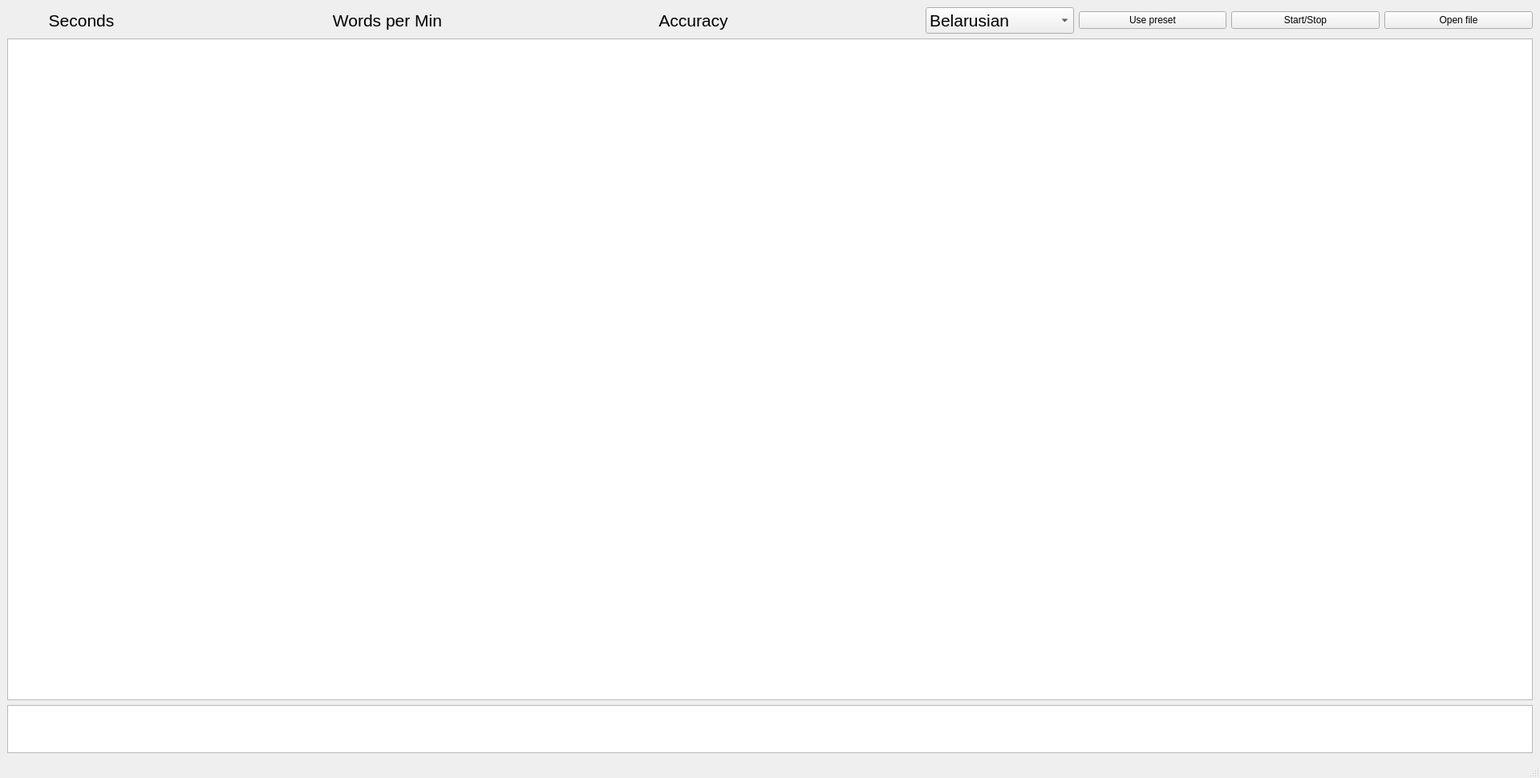
<?xml version="1.0" encoding="UTF-8"?>
<ui version="4.0">
 <class>MainWindow</class>
 <widget class="QMainWindow" name="MainWindow">
  <property name="geometry">
   <rect>
    <x>0</x>
    <y>0</y>
    <width>1920</width>
    <height>970</height>
   </rect>
  </property>
  <property name="minimumSize">
   <size>
    <width>1100</width>
    <height>800</height>
   </size>
  </property>
  <property name="windowTitle">
   <string/>
  </property>
  <widget class="QWidget" name="centralwidget">
   <layout class="QVBoxLayout" name="verticalLayout">
    <item>
     <layout class="QVBoxLayout" name="editorsLayout">
      <item>
       <layout class="QHBoxLayout" name="horizontalLayout">
        <item>
         <widget class="QLabel" name="startLabel">
          <property name="font">
           <font>
            <pointsize>16</pointsize>
           </font>
          </property>
          <property name="text">
           <string>Seconds</string>
          </property>
          <property name="alignment">
           <set>Qt::AlignCenter</set>
          </property>
         </widget>
        </item>
        <item>
         <widget class="QLabel" name="label_2">
          <property name="text">
           <string/>
          </property>
         </widget>
        </item>
        <item>
         <widget class="QLabel" name="label">
          <property name="font">
           <font>
            <pointsize>16</pointsize>
           </font>
          </property>
          <property name="text">
           <string>Words per Min</string>
          </property>
          <property name="alignment">
           <set>Qt::AlignCenter</set>
          </property>
         </widget>
        </item>
        <item>
         <widget class="QLabel" name="label_3">
          <property name="text">
           <string/>
          </property>
         </widget>
        </item>
        <item>
         <widget class="QLabel" name="cntrLabel">
          <property name="font">
           <font>
            <pointsize>16</pointsize>
           </font>
          </property>
          <property name="text">
           <string>Accuracy</string>
          </property>
          <property name="alignment">
           <set>Qt::AlignCenter</set>
          </property>
          <property name="openExternalLinks">
           <bool>false</bool>
          </property>
         </widget>
        </item>
        <item>
         <widget class="QLabel" name="label_4">
          <property name="text">
           <string/>
          </property>
         </widget>
        </item>
        <item>
         <widget class="QComboBox" name="langBox">
          <property name="font">
           <font>
            <pointsize>16</pointsize>
           </font>
          </property>
          <property name="currentIndex">
           <number>0</number>
          </property>
          <item>
           <property name="text">
            <string>Belarusian</string>
           </property>
          </item>
          <item>
           <property name="text">
            <string>German</string>
           </property>
          </item>
          <item>
           <property name="text">
            <string>French</string>
           </property>
          </item>
          <item>
           <property name="text">
            <string>Arabic</string>
           </property>
          </item>
          <item>
           <property name="text">
            <string>Chinese</string>
           </property>
          </item>
         </widget>
        </item>
        <item>
         <widget class="QPushButton" name="presetBtn">
          <property name="text">
           <string>Use preset</string>
          </property>
         </widget>
        </item>
        <item>
         <widget class="QPushButton" name="startBtn">
          <property name="text">
           <string>Start/Stop</string>
          </property>
         </widget>
        </item>
        <item>
         <widget class="QPushButton" name="openBtn">
          <property name="text">
           <string>Open file</string>
          </property>
         </widget>
        </item>
       </layout>
      </item>
      <item>
       <widget class="QTextEdit" name="aimTextEdit">
        <property name="minimumSize">
         <size>
          <width>0</width>
          <height>0</height>
         </size>
        </property>
        <property name="font">
         <font>
          <pointsize>11</pointsize>
          <italic>false</italic>
          <bold>false</bold>
         </font>
        </property>
       </widget>
      </item>
      <item>
       <widget class="QTextEdit" name="checkTextEdit">
        <property name="maximumSize">
         <size>
          <width>16777215</width>
          <height>60</height>
         </size>
        </property>
       </widget>
      </item>
     </layout>
    </item>
   </layout>
  </widget>
  <widget class="QMenuBar" name="menubar">
   <property name="geometry">
    <rect>
     <x>0</x>
     <y>0</y>
     <width>1920</width>
     <height>22</height>
    </rect>
   </property>
  </widget>
  <widget class="QStatusBar" name="statusbar"/>
 </widget>
 <resources/>
 <connections/>
</ui>
